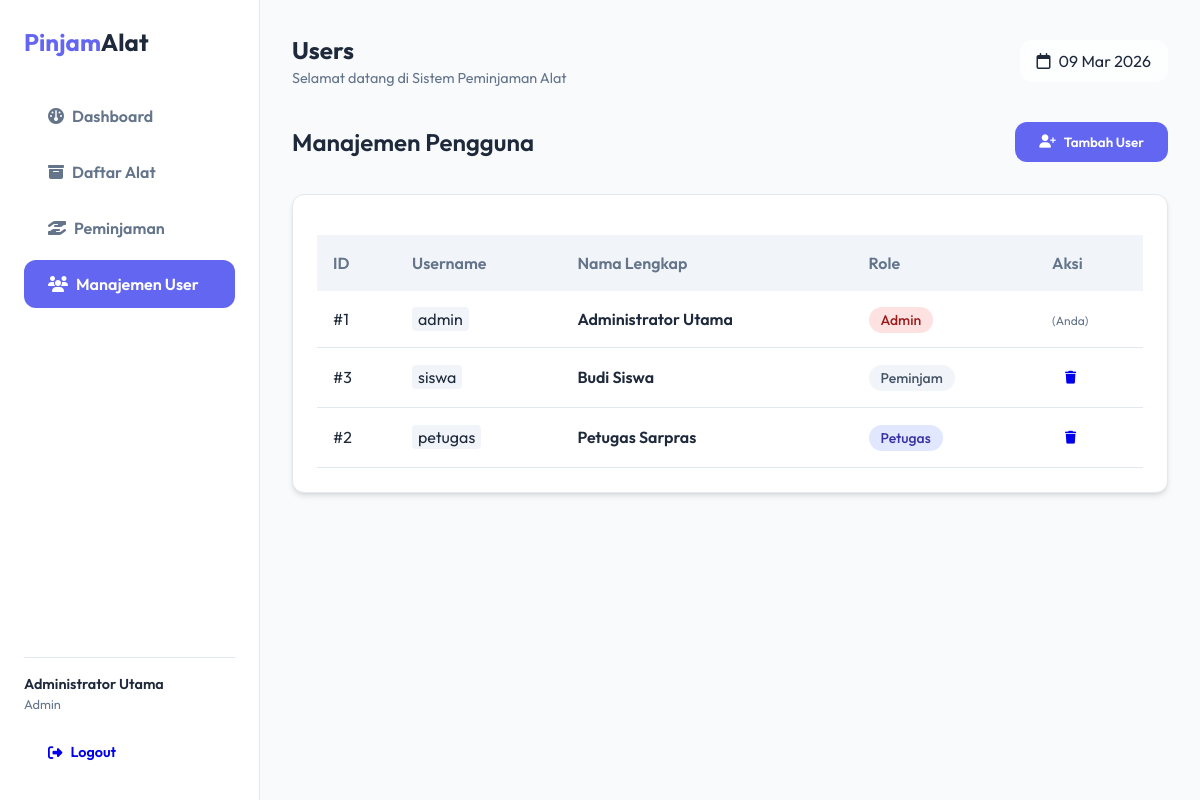
The app's page /index.php?page=users (signed in) with its own data.
### tables this page shows
CREATE TABLE IF NOT EXISTS users (
    id INT PRIMARY KEY AUTO_INCREMENT,
    username VARCHAR(50) UNIQUE NOT NULL,
    password VARCHAR(255) NOT NULL,  
    nama_lengkap VARCHAR(100) NOT NULL,
    role_id INT,
    FOREIGN KEY (role_id) REFERENCES roles(id) ON DELETE SET NULL
);

CREATE TABLE IF NOT EXISTS roles (
    id INT PRIMARY KEY AUTO_INCREMENT,
    role_name VARCHAR(50) NOT NULL UNIQUE
);

### views/users/index.php (the view, shortened to what this page needs)
<?php
$users = $db->query("SELECT u.*, r.role_name FROM users u JOIN roles r ON u.role_id = r.id")->fetchAll();
?>
<div style="display: flex; justify-content: space-between; align-items: center; margin-bottom: 2rem;">
    <h2 style="font-weight: 600;">Manajemen Pengguna</h2>
    <button class="btn btn-primary" onclick="document.getElementById('modal-user').style.display='flex'">
        <i class="fa-solid fa-user-plus"></i> Tambah User
    </button>
</div>
<div class="card">
    <table class="data-table">
        <thead>
            <tr>
                <th>ID</th>
                <th>Username</th>
                <th>Nama Lengkap</th>
                <th>Role</th>
                <th>Aksi</th>
            </tr>
        </thead>
        <tbody>
            <?php foreach ($users as $u): ?>
            <tr>
                <td>#<?= $u['id'] ?></td>
                <td><code style="background:#f1f5f9; padding: 2px 6px; border-radius: 4px;"><?= $u['username'] ?></code></td>
                <td><div style="font-weight: 600;"><?= $u['nama_lengkap'] ?></div></td>
                <td>
                    <span class="badge" style="background: <?= $u['role_name'] == 'admin' ? '#fee2e2' : ($u['role_name'] == 'petugas' ? '#e0e7ff' : '#f1f5f9') ?>; color: <?= $u['role_name'] == 'admin' ? '#991b1b' : ($u['role_name'] == 'petugas' ? '#3730a3' : '#475569') ?>;">
                        <?= ucfirst($u['role_name']) ?>
                    </span>
                </td>
                <td>
                    <?php if ($u['id'] != $_SESSION['user_id']): ?>
                        <a href="index.php?page=users&delete_user=<?= $u['id'] ?>" class="btn btn-danger" style="padding: 0.4rem 0.8rem; font-size: 0.8rem;" onclick="return confirm('Hapus user ini?')">
                            <i class="fa-solid fa-trash"></i>
                        </a>
                    <?php else: ?>
                        <span style="font-size: 0.75rem; color: var(--text-light); italic;">(Anda)</span>
                    <?php endif; ?>
                </td>
            </tr>
            <?php endforeach; ?>
        </tbody>
    </table>
</div>

### public/css/style.css (style rules this page uses)
:root { --primary: #6366f1; --primary-dark: #4f46e5; --secondary: #64748b; --accent: #f59e0b; --success: #10b981; --danger: #ef4444; --background: #f8fafc; --surface: #ffffff; --text: #1e293b; --text-light: #64748b; --border: #e2e8f0; --shadow-sm: 0 1px 2px 0 rgb(0 0 0 / 0.05); --shadow: 0 4px 6px -1px rgb(0 0 0 / 0.1), 0 2px 4px -2px rgb(0 0 0 / 0.1); --shadow-lg: 0 10px 15px -3px rgb(0 0 0 / 0.1), 0 4px 6px -4px rgb(0 0 0 / 0.1); --radius: 12px; }
* { margin: 0; padding: 0; box-sizing: border-box; font-family: 'Outfit', 'Inter', sans-serif; }
body { background-color: var(--background); color: var(--text); line-height: 1.5; }
.btn { padding: 0.75rem 1.5rem; border-radius: var(--radius); border: none; font-weight: 600; cursor: pointer; transition: all 0.2s ease; display: inline-flex; align-items: center; gap: 0.5rem; text-decoration: none; }
.btn-primary { background: var(--primary); color: white; }
.card { background: var(--surface); border-radius: var(--radius); padding: 1.5rem; box-shadow: var(--shadow); border: 1px solid var(--border); }
.data-table { width: 100%; border-collapse: collapse; margin-top: 1rem; }
.data-table th { text-align: left; padding: 1rem; background: #f1f5f9; font-weight: 600; color: var(--text-light); }
.data-table td { padding: 1rem; border-bottom: 1px solid var(--border); }
.badge { padding: 0.25rem 0.75rem; border-radius: 9999px; font-size: 0.875rem; font-weight: 500; }

### records on screen
users: id "1", username "admin", nama_lengkap "Administrator Utama", role.role_name "Admin", shows "(Anda)"
users: id "3", username "siswa", nama_lengkap "Budi Siswa", role.role_name "Peminjam"
users: id "2", username "petugas", nama_lengkap "Petugas Sarpras", role.role_name "Petugas"

### other values on screen
$_SESSION['nama_lengkap'] "Administrator Utama"
$_SESSION['role'] "Admin"
str_replace('_', ' ', $_GET['page']) "Users"
